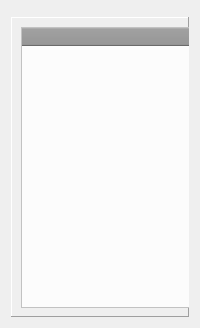
       <widget class="QWidget" name="pg_show_tables">
        <layout class="QVBoxLayout" name="verticalLayout_8">
         <item>
          <widget class="QFrame" name="frame_8">
           <property name="frameShape">
            <enum>QFrame::Panel</enum>
           </property>
           <property name="frameShadow">
            <enum>QFrame::Raised</enum>
           </property>
           <widget class="QLabel" name="label_tabelas">
            <property name="geometry">
             <rect>
              <x>40</x>
              <y>20</y>
              <width>411</width>
              <height>31</height>
             </rect>
            </property>
            <property name="text">
             <string>&lt;html&gt;&lt;head/&gt;&lt;body&gt;&lt;p align=&quot;center&quot;&gt;&lt;span style=&quot; font-size:16pt; font-weight:700;&quot;&gt;Tabelas existentes no banco de dados&lt;/span&gt;&lt;/p&gt;&lt;/body&gt;&lt;/html&gt;</string>
            </property>
           </widget>
          </widget>
         </item>
         <item>
          <widget class="QFrame" name="frame_11">
           <property name="minimumSize">
            <size>
             <width>0</width>
             <height>300</height>
            </size>
           </property>
           <property name="frameShape">
            <enum>QFrame::Panel</enum>
           </property>
           <property name="frameShadow">
            <enum>QFrame::Raised</enum>
           </property>
           <widget class="QTableWidget" name="tableWidget_show_tables">
            <property name="geometry">
             <rect>
              <x>10</x>
              <y>10</y>
              <width>461</width>
              <height>281</height>
             </rect>
            </property>
            <property name="styleSheet">
             <string notr="true">QHeaderView::section{
background-color:rgb(148,148,148);
	color:rgb(255,255,255);
	font: 10pt &quot;MS Shell Dlg 2&quot;;
}

QTableWidget{
	background-color:rgb(252,252,252);
}</string>
            </property>
            <property name="gridStyle">
             <enum>Qt::SolidLine</enum>
            </property>
            <property name="columnCount">
             <number>1</number>
            </property>
            <attribute name="horizontalHeaderMinimumSectionSize">
             <number>460</number>
            </attribute>
            <column>
             <property name="text">
              <string>Tabelas</string>
             </property>
             <property name="font">
              <font>
               <bold>true</bold>
              </font>
             </property>
             <property name="foreground">
              <brush brushstyle="SolidPattern">
               <color alpha="255">
                <red>0</red>
                <green>0</green>
                <blue>0</blue>
               </color>
              </brush>
             </property>
            </column>
           </widget>
          </widget>
         </item>
        </layout>
       </widget>
